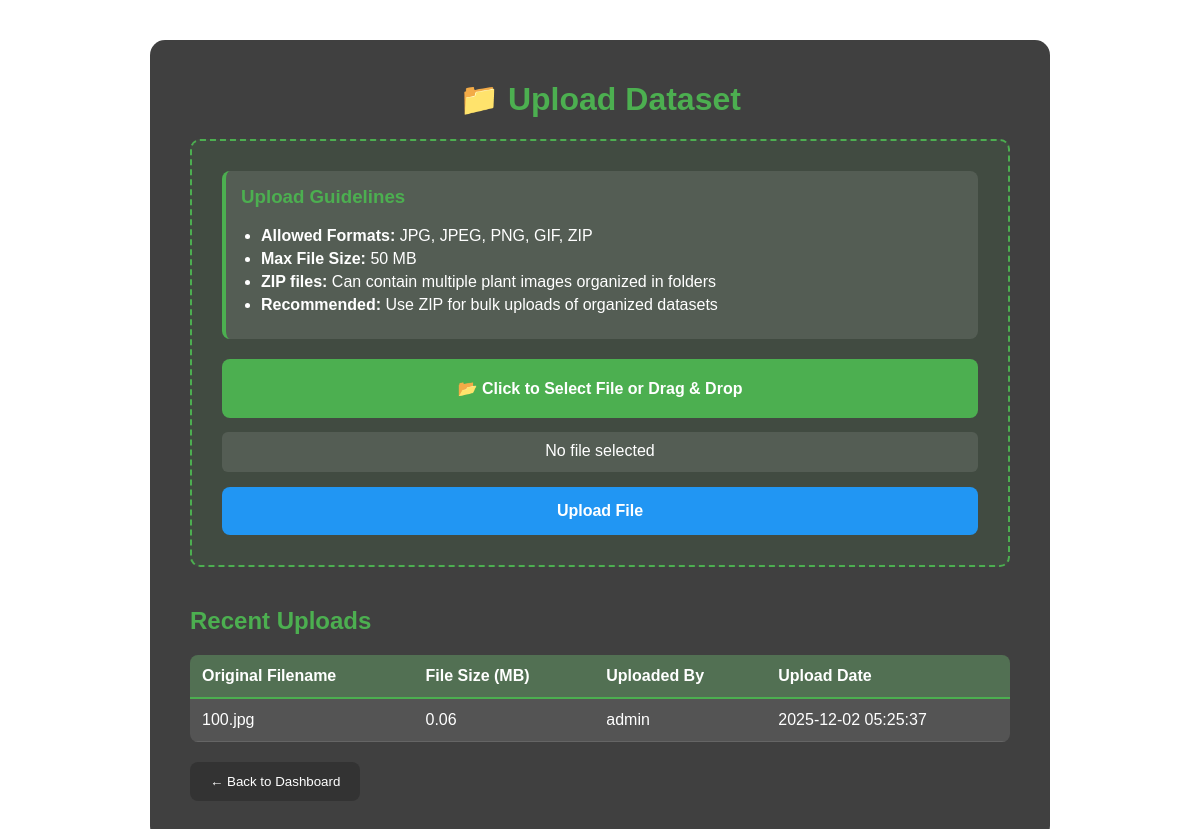
The app's page /admin/upload_dataset with its own data.
### tables this page shows
CREATE TABLE datasets (
            id INTEGER PRIMARY KEY AUTOINCREMENT,
            filename TEXT NOT NULL,
            original_filename TEXT NOT NULL,
            file_path TEXT NOT NULL,
            file_size INTEGER,
            uploaded_by TEXT NOT NULL,
            uploaded_at TIMESTAMP DEFAULT CURRENT_TIMESTAMP
        );

### app.py (the view, shortened to what this page needs)
@app.route('/admin/upload_dataset', methods=['GET', 'POST'])
def upload_dataset():
    datasets = get_all_datasets()
    return render_template('admin_upload_dataset.html', datasets=datasets)

### database.py (called while the page is built)
def get_db_connection():
    conn = sqlite3.connect(DATABASE)
    conn.row_factory = sqlite3.Row
    return conn

def get_all_datasets():
    conn = get_db_connection()
    cursor = conn.cursor()
    cursor.execute('SELECT * FROM datasets ORDER BY uploaded_at DESC')
    datasets = cursor.fetchall()
    conn.close()
    return datasets

### templates/admin_upload_dataset.html (shortened to what this page needs)
<!DOCTYPE html>
<html lang="en">
<head>
</head>
<body>
<div class="container">
    <div class="overlay">
        <h1>📁 Upload Dataset</h1>
        <div class="upload-section">
            <div class="info-box">
                <h3>Upload Guidelines</h3>
                <ul>
                    <li><strong>Allowed Formats:</strong> JPG, JPEG, PNG, GIF, ZIP</li>
                    <li><strong>Max File Size:</strong> 50 MB</li>
                    <li><strong>ZIP files:</strong> Can contain multiple plant images organized in folders</li>
                    <li><strong>Recommended:</strong> Use ZIP for bulk uploads of organized datasets</li>
                </ul>
            </div>
            <form method="POST" enctype="multipart/form-data" id="uploadForm">
                <div class="file-input-wrapper">
                    <label for="file" class="file-label">
                        📂 Click to Select File or Drag & Drop
                    </label>
                </div>
                <div class="file-name" id="fileName">No file selected</div>
                <button type="submit" class="upload-btn" id="uploadBtn">Upload File</button>
            </form>
        </div>
        {% if datasets %}
        <div class="datasets-section">
            <h2>Recent Uploads</h2>
            <table class="dataset-table">
                <thead>
                    <tr>
                        <th>Original Filename</th>
                        <th>File Size (MB)</th>
                        <th>Uploaded By</th>
                        <th>Upload Date</th>
                    </tr>
                </thead>
                <tbody>
                    {% for dataset in datasets %}
                    <tr>
                        <td>{{ dataset['original_filename'] }}</td>
                        <td>{{ "%.2f"|format(dataset['file_size'] / (1024*1024)) }}</td>
                        <td>{{ dataset['uploaded_by'] }}</td>
                        <td>{{ dataset['uploaded_at'] }}</td>
                    </tr>
                    {% endfor %}
                </tbody>
            </table>
        </div>
        {% endif %}
        <button class="back-btn" onclick="location.href='/admin_dashboard'">← Back to Dashboard</button>
    </div>
</div>
</body>
</html>

### templates/admin_upload_dataset.html (style rules this page uses)
body { margin: 0; padding: 0; font-family: Arial, sans-serif; background: url('https://images.unsplash.com/photo-1501004318641-b39e6451bec6') no-repeat center center/cover; min-height: 100vh; padding: 40px 20px; }
.container { max-width: 900px; margin: 0 auto; }
.overlay { background: rgba(0, 0, 0, 0.75); padding: 40px; border-radius: 15px; color: white; }
h1 { text-align: center; margin-top: 0; color: #4CAF50; }
.upload-section { background: rgba(76,175,80,0.1); padding: 30px; border-radius: 10px; margin-bottom: 30px; border: 2px dashed #4CAF50; }
.file-input-wrapper { position: relative; overflow: hidden; display: inline-block; width: 100%; }
.file-label { display: block; padding: 20px; background: #4CAF50; color: white; text-align: center; border-radius: 8px; cursor: pointer; font-weight: bold; font-size: 16px; transition: 0.3s; }
.file-name { margin-top: 10px; padding: 10px; background: rgba(255,255,255,0.1); border-radius: 6px; text-align: center; min-height: 20px; }
.upload-btn { width: 100%; padding: 15px; margin-top: 15px; background: #2196F3; color: white; border: none; border-radius: 8px; font-weight: bold; font-size: 16px; cursor: pointer; transition: 0.3s; }
.info-box { background: rgba(255,255,255,0.1); padding: 15px; border-radius: 8px; margin-bottom: 20px; border-left: 4px solid #4CAF50; }
.info-box h3 { margin-top: 0; color: #4CAF50; }
.info-box ul { margin: 10px 0; padding-left: 20px; }
.info-box li { margin: 5px 0; }
.datasets-section { margin-top: 40px; }
.datasets-section h2 { color: #4CAF50; margin-bottom: 20px; }
.dataset-table { width: 100%; border-collapse: collapse; background: rgba(255,255,255,0.1); border-radius: 8px; overflow: hidden; }
.dataset-table th { background: rgba(76,175,80,0.3); padding: 12px; text-align: left; border-bottom: 2px solid #4CAF50; }
.dataset-table td { padding: 12px; border-bottom: 1px solid rgba(255,255,255,0.1); }
.back-btn { display: block; margin-top: 20px; padding: 12px 20px; background: #333; color: white; text-decoration: none; border: none; border-radius: 8px; text-align: center; cursor: pointer; transition: 0.3s; }

### records on screen
datasets: original_filename "100.jpg", dataset['file_size']/(1024*1024) "0.06", uploaded_by "admin", uploaded_at "2025-12-02 05:25:37"
